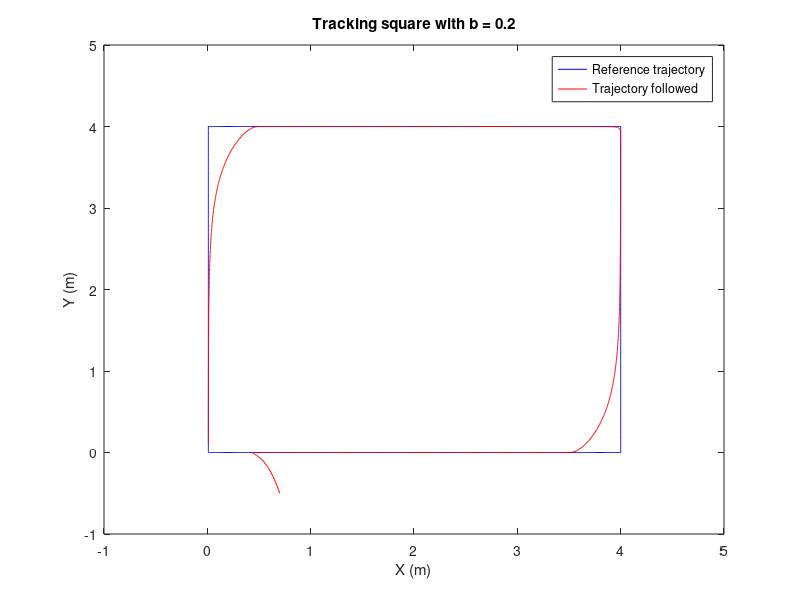
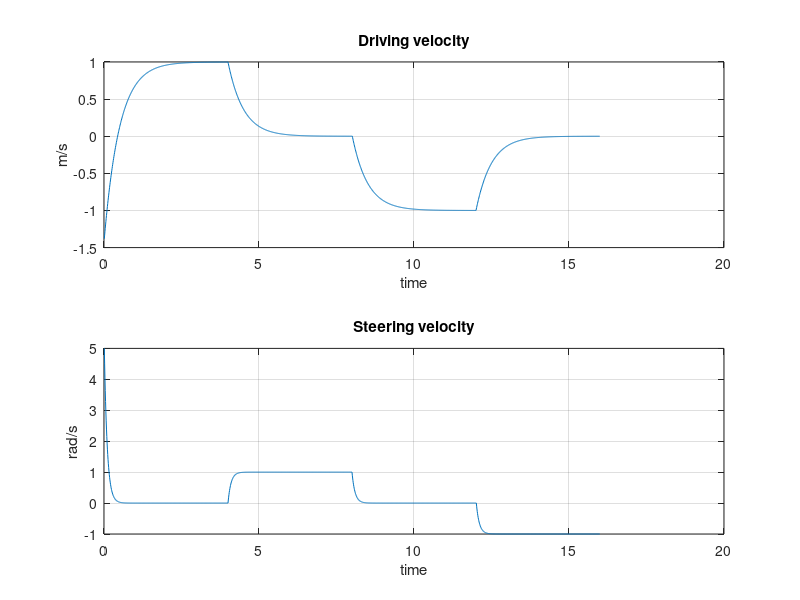

Write the MATLAB code that produced these figures, in order.
clear all
clc

% Desired Trajectory

Tf = 16;	           % Total time for tracking the trajectory
dt = 0.01;             % time increment

tsteps = dt:dt:Tf; % time steps
N      = length(tsteps);


des_x = [dt:dt:4, 4*ones(1,N/4), fliplr(dt:dt:4), dt*ones(1,N/4)];
des_y = [zeros(1,N/4), dt:dt:4, 4*ones(1,N/4), fliplr(dt:dt:4)];
des_t = [zeros(1,N/4), pi/2*zeros(1,N/4), -pi*zeros(1,N/4), -pi/2*zeros(1,N/4)];

des_traj = [des_x; des_y; des_t];

angle_init = 0;
b          = 0.2;     % distance between center and front tip

x_current = [0.5 + b*cos(angle_init);
             -0.5 + b*sin(angle_init);
             angle_init];            % robot starting point [x0, y0, theta0]

X = [];  % [driving velocity; steering velocity]

for i = 1:N-1
    
    err = des_traj(:,i) - x_current(:,i);
    
    % controller gains
    k1 = 2;       
    k2 = 2;
    % no k3 because no tracking for theta
    
    U = [k1 * err(1);
         k2 * err(2)];
    
    theta = x_current(3,i); 
    Tinv  = [ cos(theta),      sin(theta);
             -sin(theta)/b,    cos(theta)/b];
      
    X = [X, Tinv * U];
    
    x_current(:,i+1) = x_current(:,i) + [X(:,i)*dt; des_traj(3,i+1)];
end

figure(1), plot(des_x, des_y, 'b', x_current(1,:), x_current(2,:), 'r')
legend('Reference trajectory', 'Trajectory followed', 'Location', 'best')
title('Tracking square with b = 0.2')
xlabel('X (m)'), ylabel('Y (m)')
axis([-1, 5, -1, 5])

figure(2), subplot(2,1,1)
plot(tsteps(1:1599), X(1,:)), title('Driving velocity')
xlabel('time'), ylabel('m/s')
grid on
subplot(2,1,2), plot(tsteps(1:1599), X(2,:))
title('Steering velocity'), grid on
xlabel('time'), ylabel('rad/s')